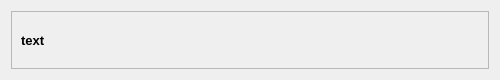
<?xml version="1.0" encoding="UTF-8"?>
<ui version="4.0">
 <class>CreateProject</class>
 <widget class="QDialog" name="CreateProject">
  <property name="geometry">
   <rect>
    <x>0</x>
    <y>0</y>
    <width>500</width>
    <height>80</height>
   </rect>
  </property>
  <property name="sizePolicy">
   <sizepolicy hsizetype="Expanding" vsizetype="MinimumExpanding">
    <horstretch>0</horstretch>
    <verstretch>0</verstretch>
   </sizepolicy>
  </property>
  <property name="minimumSize">
   <size>
    <width>500</width>
    <height>80</height>
   </size>
  </property>
  <property name="maximumSize">
   <size>
    <width>518</width>
    <height>89</height>
   </size>
  </property>
  <property name="windowTitle">
   <string>Error Message</string>
  </property>
  <property name="sizeGripEnabled">
   <bool>false</bool>
  </property>
  <layout class="QHBoxLayout" name="horizontalLayout">
   <item>
    <widget class="QScrollArea" name="scrollArea">
     <property name="widgetResizable">
      <bool>true</bool>
     </property>
     <widget class="QWidget" name="scrollAreaWidgetContents_2">
      <property name="geometry">
       <rect>
        <x>0</x>
        <y>0</y>
        <width>480</width>
        <height>60</height>
       </rect>
      </property>
      <layout class="QHBoxLayout" name="horizontalLayout_2">
       <item>
        <widget class="QLabel" name="ErrorMessage">
         <property name="font">
          <font>
           <pointsize>10</pointsize>
           <weight>75</weight>
           <bold>true</bold>
          </font>
         </property>
         <property name="text">
          <string>text</string>
         </property>
        </widget>
       </item>
      </layout>
     </widget>
    </widget>
   </item>
  </layout>
 </widget>
 <resources/>
 <connections/>
</ui>
